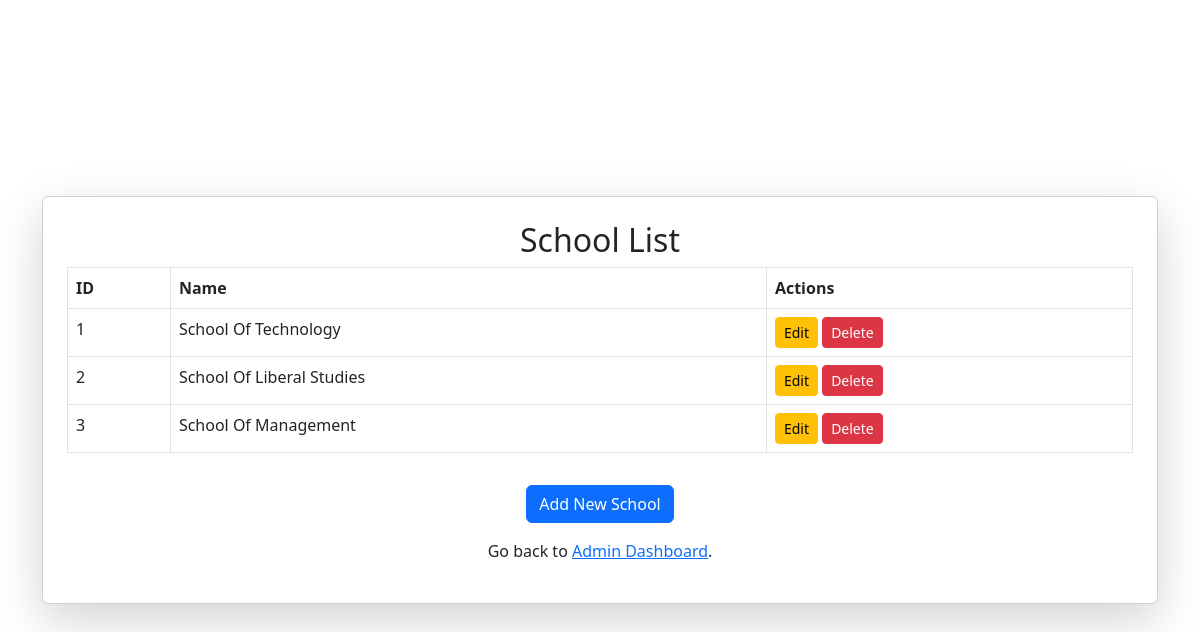
Page /manage_schools (signed in) on the committed database.
### tables this page shows
CREATE TABLE School (
                   id INTEGER PRIMARY KEY AUTOINCREMENT,
                   name TEXT NOT NULL
                );

### app.py (the view)
@app.route('/manage_schools')
@admin_required
def manage_schools():
    conn = sqlite3.connect(DB_PATH)
    cursor = conn.cursor()
    cursor.execute("SELECT * FROM School")
    schools = cursor.fetchall()
    conn.close()
    return render_template('manage_schools.html', schools=schools)

### app.py (called while the page is built)
@login_manager.user_loader
def load_user(user_id):
    conn = sqlite3.connect(DB_PATH)
    cursor = conn.cursor()
    cursor.execute("SELECT id, email, role FROM users WHERE id = ?", (user_id,))
    user = cursor.fetchone()
    conn.close()
    if user:
        return User(id=user[0], email=user[1], role=user[2])
    return None

def admin_required(f):
    @wraps(f)
    def decorated_function(*args, **kwargs):
        if 'user_id' not in session or session.get('role') != 'admin':
            return "Access Denied: Admins Only", 403
        return f(*args, **kwargs)
    return decorated_function

### templates/manage_schools.html (shortened to what this page needs)
<!DOCTYPE html>
<html lang="en">
<head>
    <link rel="stylesheet" href="https://cdn.jsdelivr.net/npm/bootstrap@5.3.0/dist/css/bootstrap.min.css">
</head>
<body class="d-flex justify-content-center align-items-center vh-100">
    <div class="container">
        <div class="card p-4 shadow-lg">
            <h2 class="text-center">School List</h2>
            <table class="table table-bordered">
                <thead>
                    <tr>
                        <th>ID</th>
                        <th>Name</th>
                        <th>Actions</th>
                    </tr>
                </thead>
                <tbody>
                    {% for school in schools %}
                    <tr>
                        <td>{{ school[0] }}</td>
                        <td>{{ school[1] }}</td>
                        <td>
                            <a href="{{ url_for('edit_school', school_id=school[0]) }}" class="btn btn-warning btn-sm">Edit</a>
                            <a href="{{ url_for('delete_school', school_id=school[0]) }}" class="btn btn-danger btn-sm" onclick="return confirm('Are you sure?')">Delete</a>
                        </td>
                    </tr>
                    {% endfor %}
                </tbody>
            </table>
            <div class="text-center mt-3">
                <a href="{{ url_for('add_school') }}" class="btn btn-primary">Add New School</a>
            </div>
            <p class="text-center mt-3">Go back to <a href="{{ url_for('admin_dashboard') }}">Admin Dashboard</a>.</p>
        </div>
    </div>
</body>
</html>

### rows in the picture
School: id "1", name "School Of Technology"
School: id "2", name "School Of Liberal Studies"
School: id "3", name "School Of Management"
